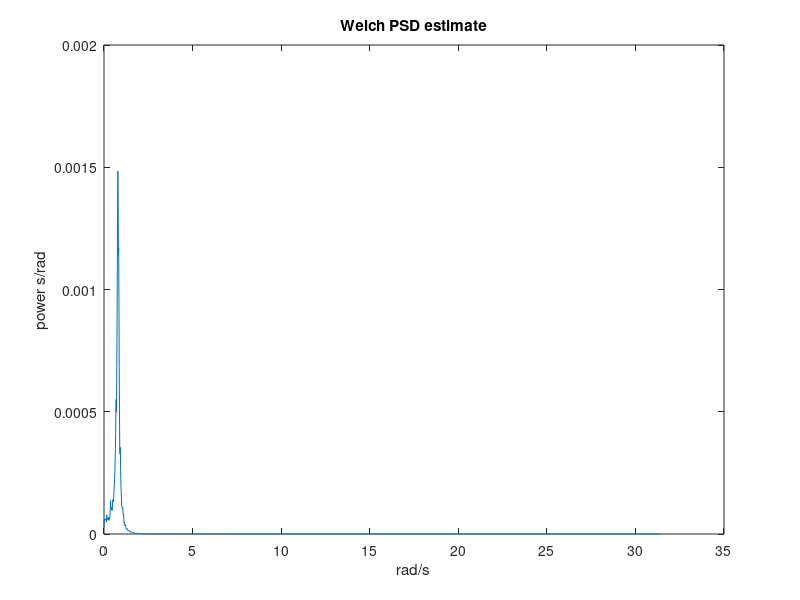
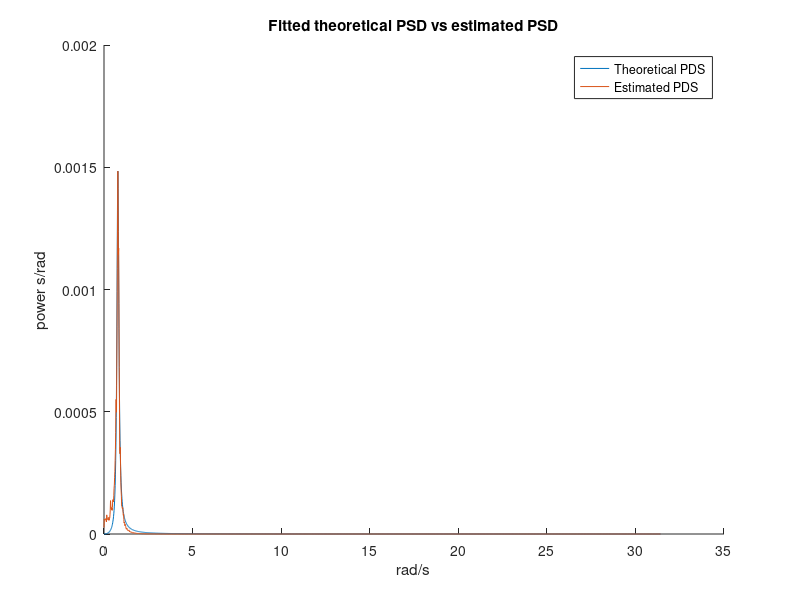

Source code (MATLAB) for these figures, in order:
load('wave.mat');
window = 4096;
fs = 10;
[pxx,f] = pwelch(psi_w(2,:).*pi./180,window, [], [],fs);
figure();
plot(2.*pi.*f, pxx./2./pi);
title('Welch PSD estimate');
ylabel('power s/rad');
xlabel('rad/s');

sigma_squared = max(pxx)/2/pi
omega_zero = 1;
for i = 1:length(pxx)
    if(pxx(i) == sigma_squared*2*pi)
        omega_zero = f(i)*2*pi
    end
end
lambda = 1
P_psi_omega = @(lambda,w_in) 4.*lambda^2.*omega_zero^2.*sigma_squared.*w_in.^2./(w_in.^4 +(4.*lambda^2-2).*omega_zero^2*w_in.^2+omega_zero^4);
w = f.*2.*pi;

lambda = lsqcurvefit(P_psi_omega, lambda, w, pxx./2./pi)

figure();
hold on;
plot(w, P_psi_omega(lambda, w));
plot(w, pxx./2./pi);
legend('Theoretical PDS', 'Estimated PDS');
title('Fitted theoretical PSD vs estimated PSD');
ylabel('power s/rad');
xlabel('rad/s');
